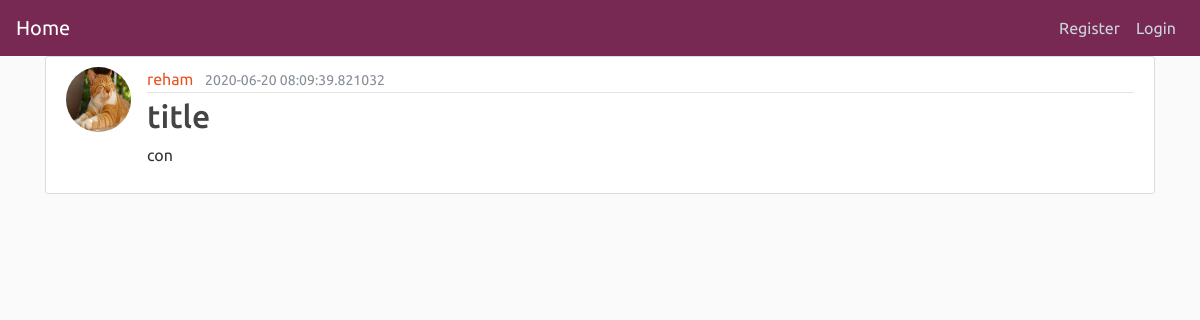
Screenshot of /post/3 with the database file from the repository.
### blog/models.py (models this page shows, shortened)
class Users(db.Model, UserMixin):
    id = db.Column(db.Integer, primary_key= True)
    username = db.Column(db.String(15), unique=True, nullable= False)
    email = db.Column(db.String(100), unique=True, nullable=False)
    password = db.Column(db.String(80), nullable= False)
    picture = db.Column(db.String(20), nullable=False, default='cat.jpg')
    posts = db.relationship('Posts', backref="author", lazy= True)

class Posts(db.Model):
    id = db.Column(db.Integer, primary_key= True)
    title = db.Column(db.String, nullable= False)
    content = db.Column(db.Text, nullable= False)
    time = db.Column(db.DateTime, default= datetime.utcnow, nullable= False)
    user_id = db.Column(db.Integer, db.ForeignKey('users.id'), nullable= False)

### blog/post/routes.py (the view)
@posts_.route('/post/<int:post_id>',  methods=['GET', 'POST'])
def PostID(post_id):
    post = Posts.query.get_or_404(post_id)
    return render_template('post.html', title= post.title , post= post)

### blog/templates/post.html (shortened to what this page needs)
{% extends "layout.html" %}
{% block main %}
<article class="media content-section">
    <img class="rounded-circle article-img" src="{{ url_for('static', filename='picture/' + post.author.picture) }}">
    <div class="media-body">
      <div class="article-metadata">
        <a class="mr-2" href="#">{{ post.author.username }}</a>
        <small class="text-muted">{{ post.time }}</small>
      </div>
      <h2 class="article-title">{{ post.title }}</h2>
      <p class="article-content">{{ post.content }}</p>
    </div>
  </article>
 {% endblock %}

### blog/static/style.css (style rules this page uses)
body { background: #fafafa; color: #333333; }
h1, h2, h3, h4, h5, h6 { color: #444444; }
.content-section { background: #ffffff; padding: 10px 20px; border: 1px solid #dddddd; border-radius: 3px; margin-bottom: 20px; }
.article-title { color: #444444; }
.article-content { white-space: pre-line; }
.article-img { height: 65px; width: 65px; margin-right: 16px; }
.article-metadata { padding-bottom: 1px; margin-bottom: 4px; border-bottom: 1px solid #e3e3e3 }

### rows the page displays
Users: picture (picture), author.username "reham"
Posts: time "2020-06-20 08:09:39.821032", title "title", content "con"
